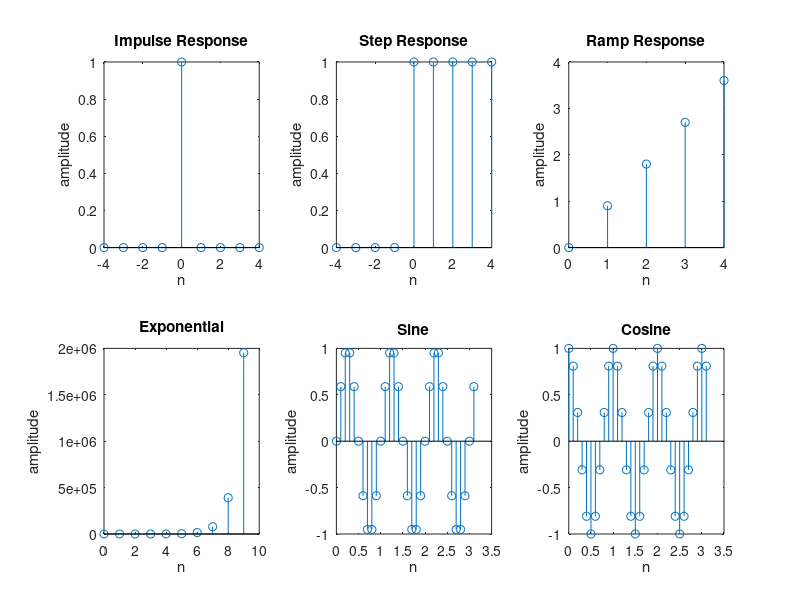

This chart was generated by the following MATLAB code:
clc;
clear all;

n = [-4:4];
a = [-6:6];
x = (n == 0);
a = input('Enter the value of x:');
subplot(2, 3, 1);
stem(n, x);
title('Impulse Response');
xlabel('n');
ylabel('amplitude');

n = [-4:4];
y = (n >= 0);
subplot(2, 3, 2);
stem(n, y);
title('Step Response');
xlabel('n');
ylabel('amplitude');

n = [0:4];                                                                                                                                               
z = (n >= 0);
z = [0.9 * n];
subplot(2, 3, 3);
stem(n, z);
title('Ramp Response');
xlabel('n');
ylabel('amplitude');

n = [0:9];
b = (a.^ n);
subplot(2, 3, 4);
stem(n, b);
title('Exponential');
xlabel('n');
ylabel('amplitude');

n = [-2 : 2];
a = 0 : 0.1 : pi;
y = sin(2 * pi * a);
subplot(2, 3, 5);
stem(a, sin(2* pi *a));
title('Sine');
xlabel('n');
ylabel('amplitude');

n = [-2 : 2];
a = 0 : 0.1: pi;
y = cos(2 * pi* a);
subplot(2, 3, 6);
stem(a, y);
title('Cosine');
xlabel('n');
ylabel('amplitude');
